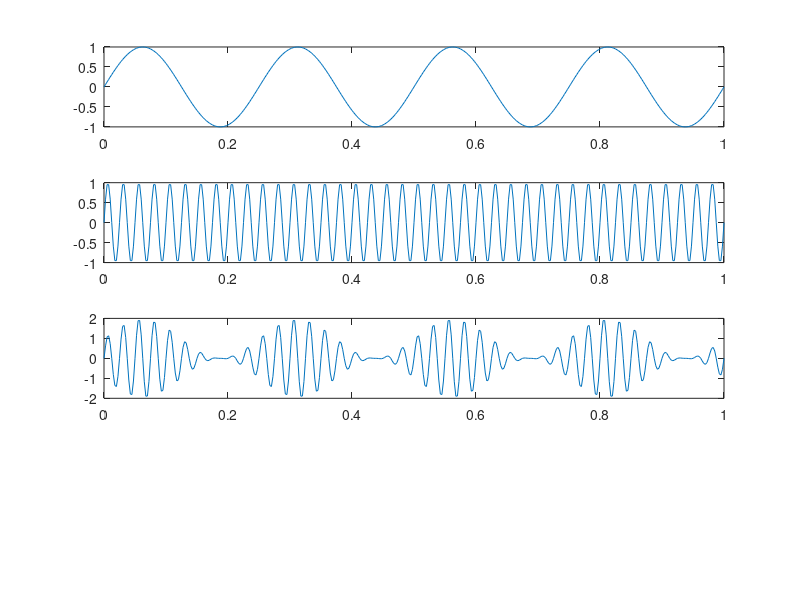

MATLAB code for this plot: (Note: this script raises an error after producing the figure.)
%Amplitude modulation

Am= 1;
Ac= 1;
Fm= 4;
Fc= 40;
Fs= 400;

t= 0: 1/Fs: 1;

%Message signal
msg_signal= Am * sin(2*pi*Fm*t);
subplot(4,1,1);
plot(t,msg_signal);
%carrier signal
carrier= Ac* sin(2* pi* Fc* t);
subplot(4,1,2);
plot(t,carrier);

%Amplitude modulated signal
mod_signal= (Ac + msg_signal).* (carrier/Ac);
subplot(4,1,3);
plot(t, mod_signal);

%Demodulated signal
for i= 1:Fs
    if (mod_signal(i)< 0)
        mod_signal(i)= 0;
    end
end

d= fdesign.lowpass(0.5,10,0.5,40,Fs);
Hd= design(d);
demod_signal= filter(Hd, mod_signal);
subplot(4,1,4);
plot(t, demod_signal);